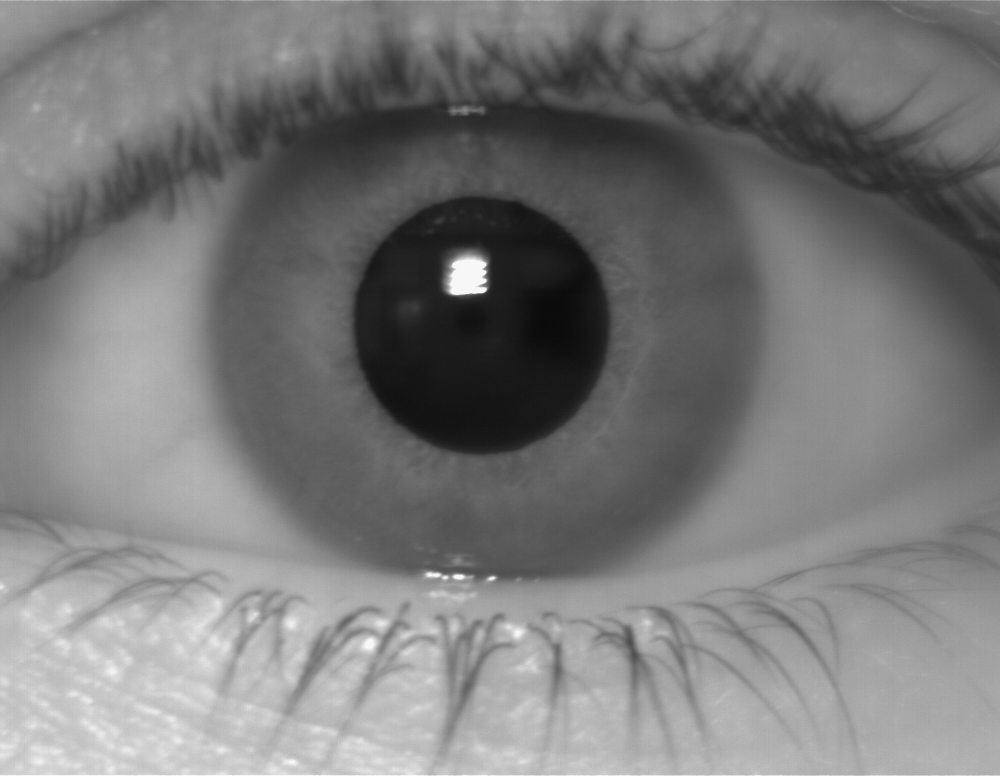
%> input picture IPI2017-Final-master/IPI2017-Final-master/Trabalho final/Img_005_L_5.bmp, 1000 x 776 px
$ octave Trabalho_funcoes.m   (GNU Octave 9; MATLAB toolbox functions it lacks are replaced by stand-ins)
%> lines starting %> are read from the running program, lines starting %| are printed output that depends on the picture
### Trabalho final/DetectarPupila.m
function [RaioPupila,RaioIris,CentroX,CentroY,Centro] = DetectarPupila(I)

BW = edge(I);
[centers, radii] = imfindcircles(BW,[70 150],'ObjectPolarity','dark', ...
    'Sensitivity',0.97);
Centro = centers(1,1:2);
RaioPupila = (radii(1));
RaioIris = 1.8*RaioPupila;
CentroX = Centro(1,2);
CentroY = Centro(1,1);

end

### Trabalho final/PolarCartesiano.m
function [Cartesiano] = PolarCartesiano(I,RaioIris,RaioPupila,CentroY,...
    CentroX)
x = 1; y = 1;

for angulo = 0:2*pi/511:2*pi
    x = 1;
    for raio = RaioPupila+15:round(RaioIris-RaioPupila-15)/63:round(RaioIris)
        Cartesiano(x,y) = I(round(raio*sin(angulo)+CentroX),round(raio*...
            cos(angulo)+ CentroY));
        x = x+1;
    end
    y = y+1;
end
end

### Trabalho final/filtrogabor.m
function res = filtrogabor(I, compOnda, desvio)

%Entradas:
%I = imagem da iris normalizada a ser filtrada
%compOnda = comprimento de onda para filtragem
%desvio = desvio padrao que descreve transferencia para centro de
%frequencia do filtro;

%Saida:
%res = resultado da filtragem:


[lin, col] = size(I);

pontos = col;

if mod(pontos, 2) ~= 0
    pontos = pontos - 1;
end

logGabor = zeros(1, pontos);
resLinha = zeros(lin, pontos);

raio = [0:fix(pontos/2)]/fix(pontos/2)/2;
raio(1) = 1;

onda = compOnda;

centro = 1.0/onda;

logGabor(1:pontos/2+1) = exp((-(log(raio/centro)).^2) / (2 * log(desvio)^2));
logGabor(1) = 0;


filtro = logGabor;


for j = 1:lin
    sinal = I(j, 1:pontos);
    It = fft(sinal);
    resLinha(j,:) = ifft(It.*filtro);
end

res = resLinha;

### IPI2017-Final-master/IPI2017-Final-master/Trabalho final/Trabalho_funcoes.m
clc
I1 = imread('Img_005_L_5.bmp');
%> I1 is the input picture: size 776x1000 uint8; min 8, max 247, mean 121.4
I2 = imread('Img_005_L_4.bmp');
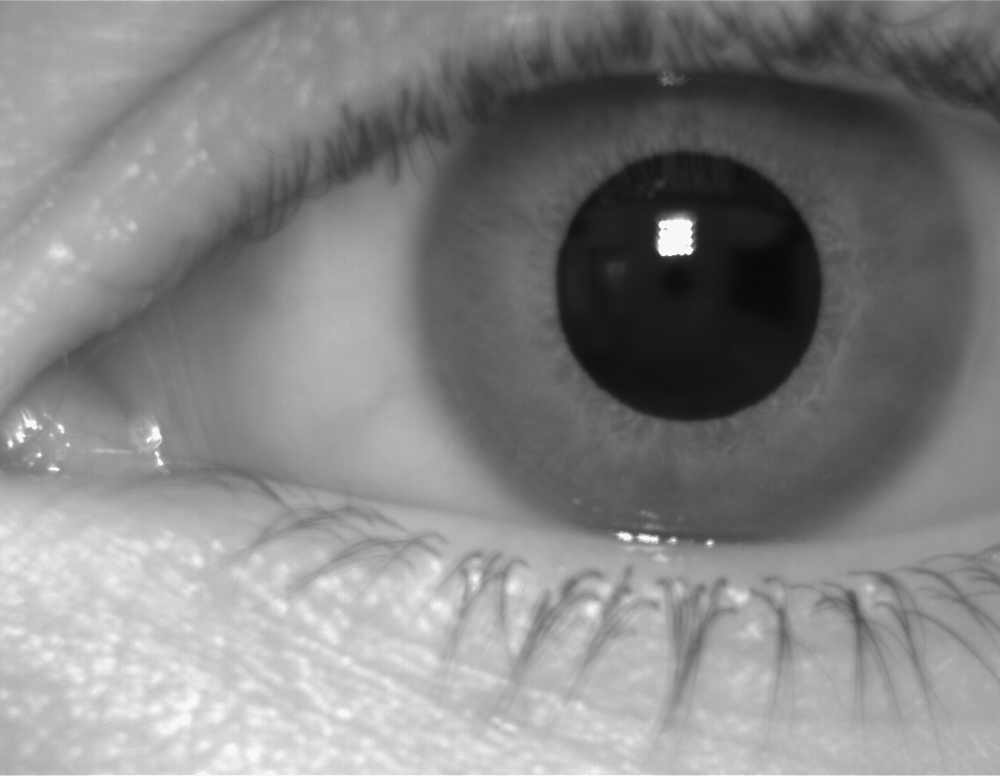
%> input picture IPI2017-Final-master/IPI2017-Final-master/Trabalho final/Img_005_L_4.bmp, 1000 x 776 px
%> I2 is the input picture: size 776x1000 uint8; min 6, max 247, mean 132.3
distancia = 0;
%Foram criadas fun鏾es para a segmenta玢o e normaliza玢o da pupila

[RaioPupila1,RaioIris1,CentroX1,CentroY1,Centro1] = DetectarPupila(I1);
%> in DetectarPupila, `BW = edge(I);`:
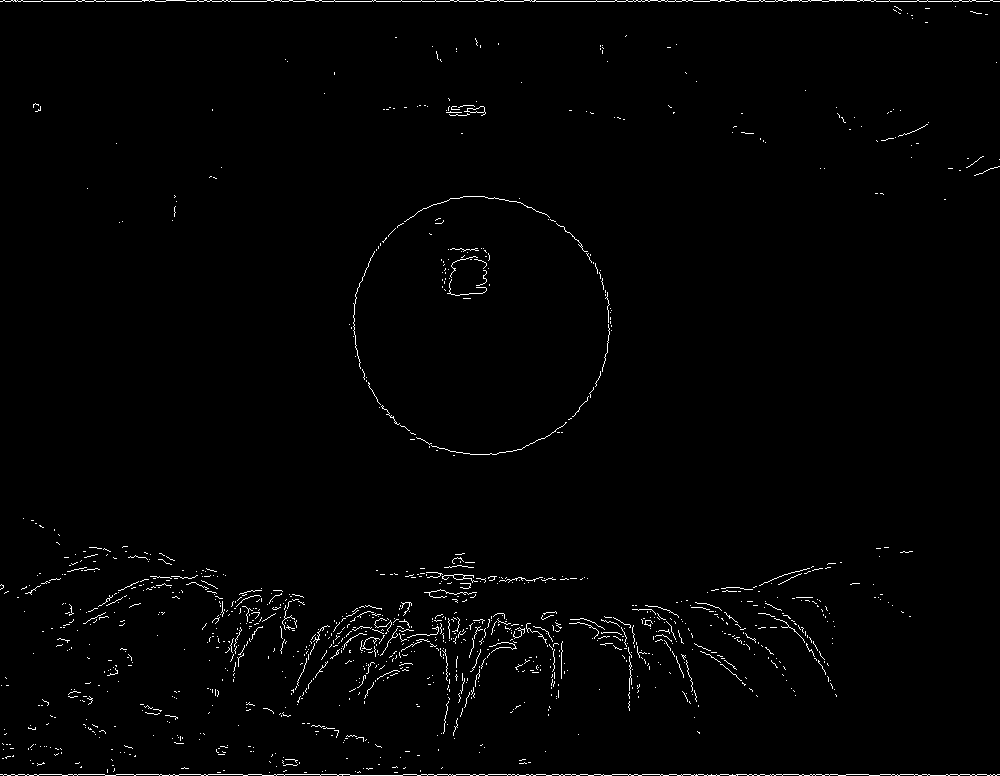
%> BW: size 776x1000 logical; 1.3% white in thin lines or dots
%> in DetectarPupila, `[centers, radii] = imfindcircles(BW,[70 150],'ObjectPolarity','dark', ..`: centers = [481.5 324.1; 379 696.5; 609.7 696.4; 732 689.9; 876.7 37.63]; radii = [127.2; 76.16; 75.11; 90.85; 99.13]
%> in DetectarPupila, `Centro = centers(1,1:2);`: Centro = [481.5 324.1]
%> in DetectarPupila, `RaioPupila = (radii(1));`: RaioPupila = 127.2
%> in DetectarPupila, `RaioIris = 1.8*RaioPupila;`: RaioIris = 229
%> in DetectarPupila, `CentroX = Centro(1,2);`: CentroX = 324.1
%> in DetectarPupila, `CentroY = Centro(1,1);`: CentroY = 481.5
%> RaioPupila1 = 127.2; RaioIris1 = 229; CentroX1 = 324.1; CentroY1 = 481.5; Centro1 = [481.5 324.1]
[RaioPupila2,RaioIris2,CentroX2,CentroY2,Centro2] = DetectarPupila(I2);
%> in DetectarPupila (call 2), `BW = edge(I);`:
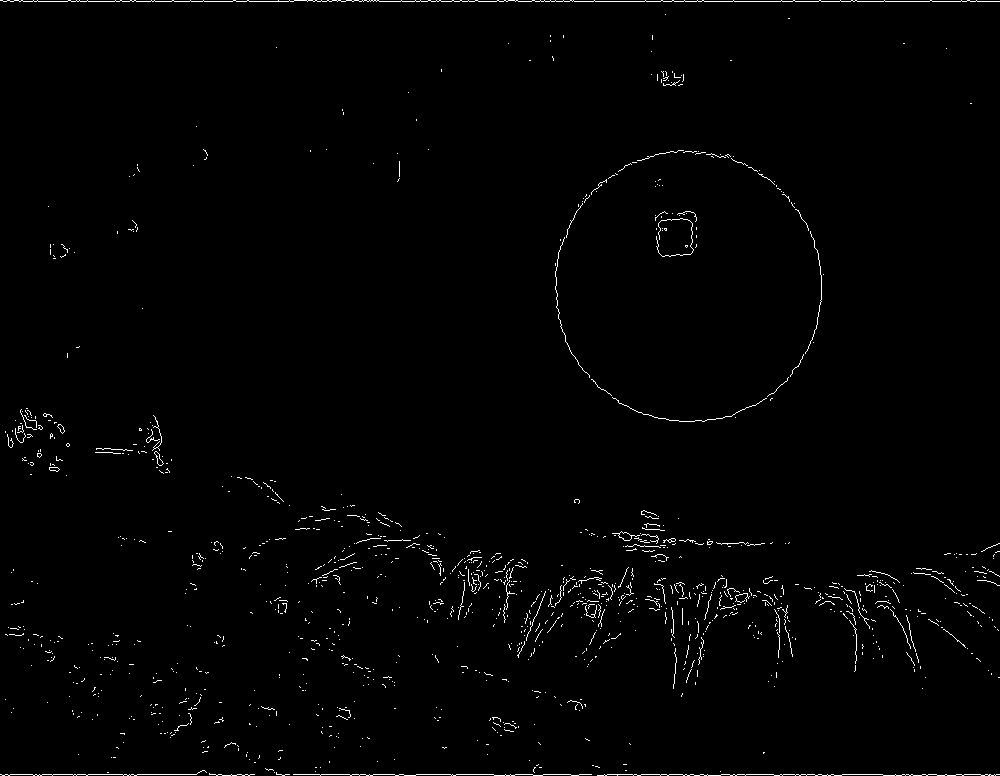
%> BW: size 776x1000 logical; 1.1% white in thin lines or dots
%> in DetectarPupila (call 2), `[centers, radii] = imfindcircles(BW,[70 150],'ObjectPolarity','dark', ..`: centers = [687.8 288.2; 625.4 642.7; 367.1 644.1]; radii = [133.3; 78.77; 73.77]
%> in DetectarPupila (call 2), `Centro = centers(1,1:2);`: Centro = [687.8 288.2]
%> in DetectarPupila (call 2), `RaioPupila = (radii(1));`: RaioPupila = 133.3
%> in DetectarPupila (call 2), `RaioIris = 1.8*RaioPupila;`: RaioIris = 239.9
%> in DetectarPupila (call 2), `CentroX = Centro(1,2);`: CentroX = 288.2
%> in DetectarPupila (call 2), `CentroY = Centro(1,1);`: CentroY = 687.8
%> RaioPupila2 = 133.3; RaioIris2 = 239.9; CentroX2 = 288.2; CentroY2 = 687.8; Centro2 = [687.8 288.2]

[Cartesiano1] = PolarCartesiano(I1,RaioIris1,RaioPupila1,CentroY1,CentroX1);
%> after the loop in PolarCartesiano, `for angulo = 0:2*pi/511:2*pi`:
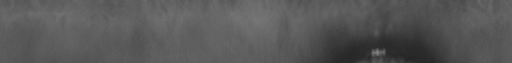
%> Cartesiano: size 63x512 uint8; min 34, max 132, mean 88
%> after the loop in PolarCartesiano, `for angulo = 0:2*pi/511:2*pi`: y = 513
[Cartesiano2] = PolarCartesiano(I2,RaioIris2,RaioPupila2,CentroY2,CentroX2);

%Para retirar a palpebra superior fui utilizada uma marcara que zera os
%coeficientes
% Cartesiano1 = imadjust(Cartesiano1,[],[],0.7);
% Cartesiano2 = imadjust(Cartesiano2,[],[],0.7);
Cartesiano1 = imadjust(Cartesiano1);
Cartesiano2 = imadjust(Cartesiano2);
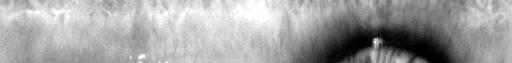
%> Cartesiano2: size 63x512 uint8; min 0, max 255, mean 162.7


% [18 lines of commented-out code are left out]


figure
imshow(Cartesiano1);
title('Normaliza玢o do olho 1');
figure
imshow(Cartesiano2)
title('Normaliza玢o do olho 2');

res1 = filtrogabor(Cartesiano1, 18, 0.5);
res2 = filtrogabor(Cartesiano2, 18, 0.5);
for y = 330:435
    for x = 39:64
        res1(x,y) = 0;
        res2(x,y) = 0;
    end
end
figure;imshow(res1);
%> after `imshow(res1)`:
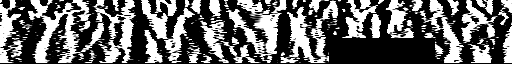
%> displayed picture: size 64x512, on the screen's scale of 0 to 255; min 0, max 255, mean 102.1
figure;imshow(res2);
%> after `imshow(res2)`:
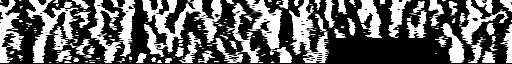
%> displayed picture: size 64x512, on the screen's scale of 0 to 255; min 0, max 255, mean 100.6
